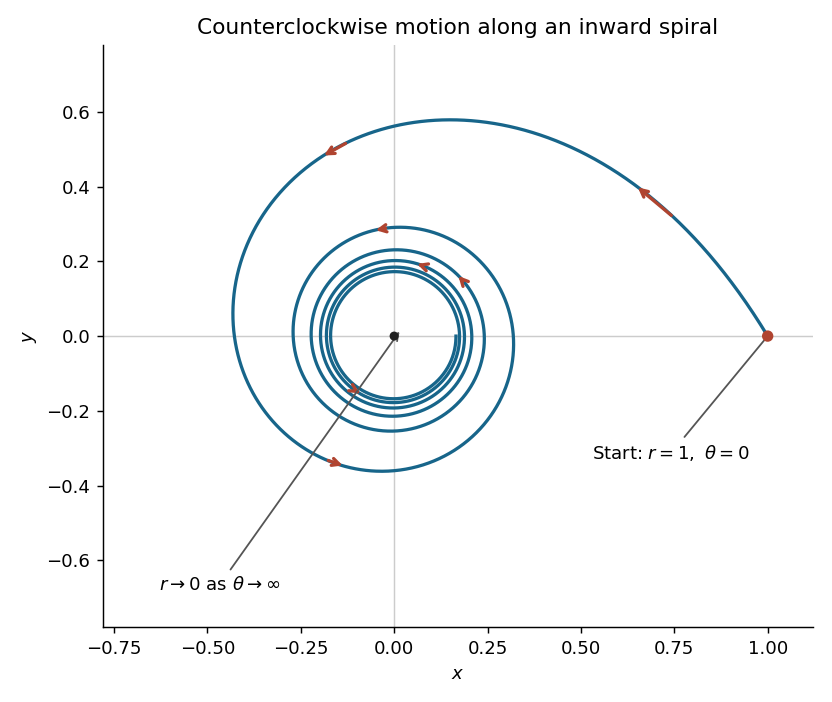

The Python source for this figure:
"""Oxford Prelims IV resit 2021, Q4: run in the desired output directory.

Python 3.14.4; NumPy 2.3.5; Matplotlib 3.10.7 (root pyproject.toml).
"""

from pathlib import Path

import matplotlib

matplotlib.use("Agg")
import matplotlib.pyplot as plt
import numpy as np


def point(theta):
    radius = 1 / (2 * np.log(np.sqrt(np.e) + theta / 2))
    return radius * np.cos(theta), radius * np.sin(theta)


def main():
    fig, ax = plt.subplots(figsize=(6.4, 5.4), facecolor="white")
    theta = np.linspace(0, 12 * np.pi, 6000)
    ax.plot(*point(theta), color="#17658a", lw=1.8)
    for angle in [0.4, 1.8, 4.2, 7.9, 13.2, 20.0, 29.2]:
        ax.annotate("", xy=point(angle + 0.16), xytext=point(angle),
                    arrowprops={"arrowstyle": "->", "color": "#b04430", "lw": 1.8})
    ax.scatter([1, 0], [0, 0], color=["#b04430", "#222222"], s=[28, 16], zorder=5)
    ax.annotate(r"Start: $r=1,\ \theta=0$", (1, 0), (0.53, -0.33),
                arrowprops={"arrowstyle": "-", "color": "#555555"}, fontsize=10)
    ax.annotate(r"$r\to0$ as $\theta\to\infty$", (0.02, 0.02), (-0.63, -0.68),
                arrowprops={"arrowstyle": "->", "color": "#555555"}, fontsize=10)
    ax.axhline(0, color="#cccccc", lw=0.8, zorder=0)
    ax.axvline(0, color="#cccccc", lw=0.8, zorder=0)
    ax.set(xlim=(-0.78, 1.12), ylim=(-0.78, 0.78), xlabel="$x$", ylabel="$y$",
           title="Counterclockwise motion along an inward spiral")
    ax.set_aspect("equal")
    ax.spines[["top", "right"]].set_visible(False)
    fig.tight_layout()
    fig.savefig(Path(__file__).stem + ".png", dpi=130, facecolor="white")
    plt.close(fig)


if __name__ == "__main__":
    main()
